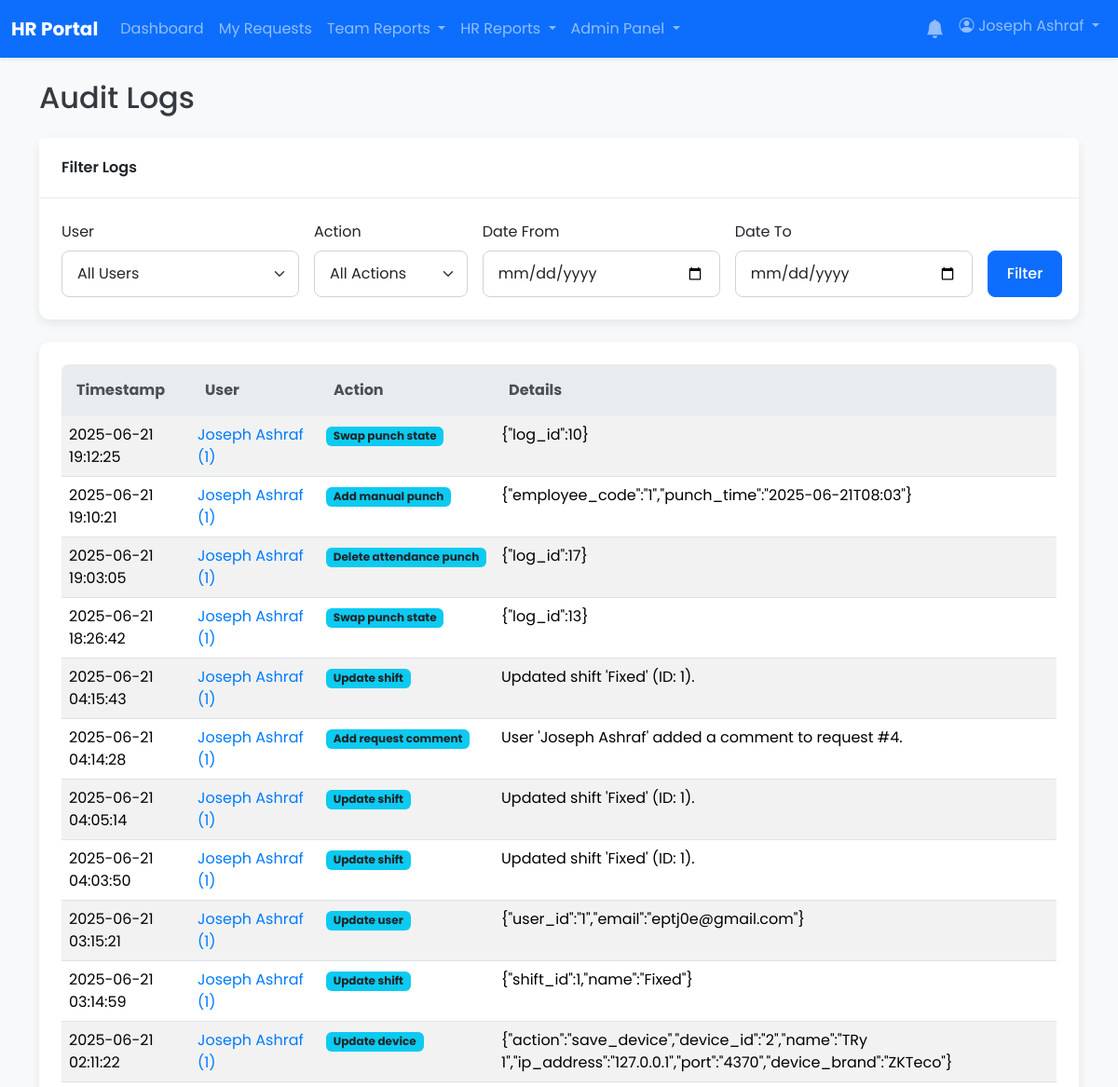
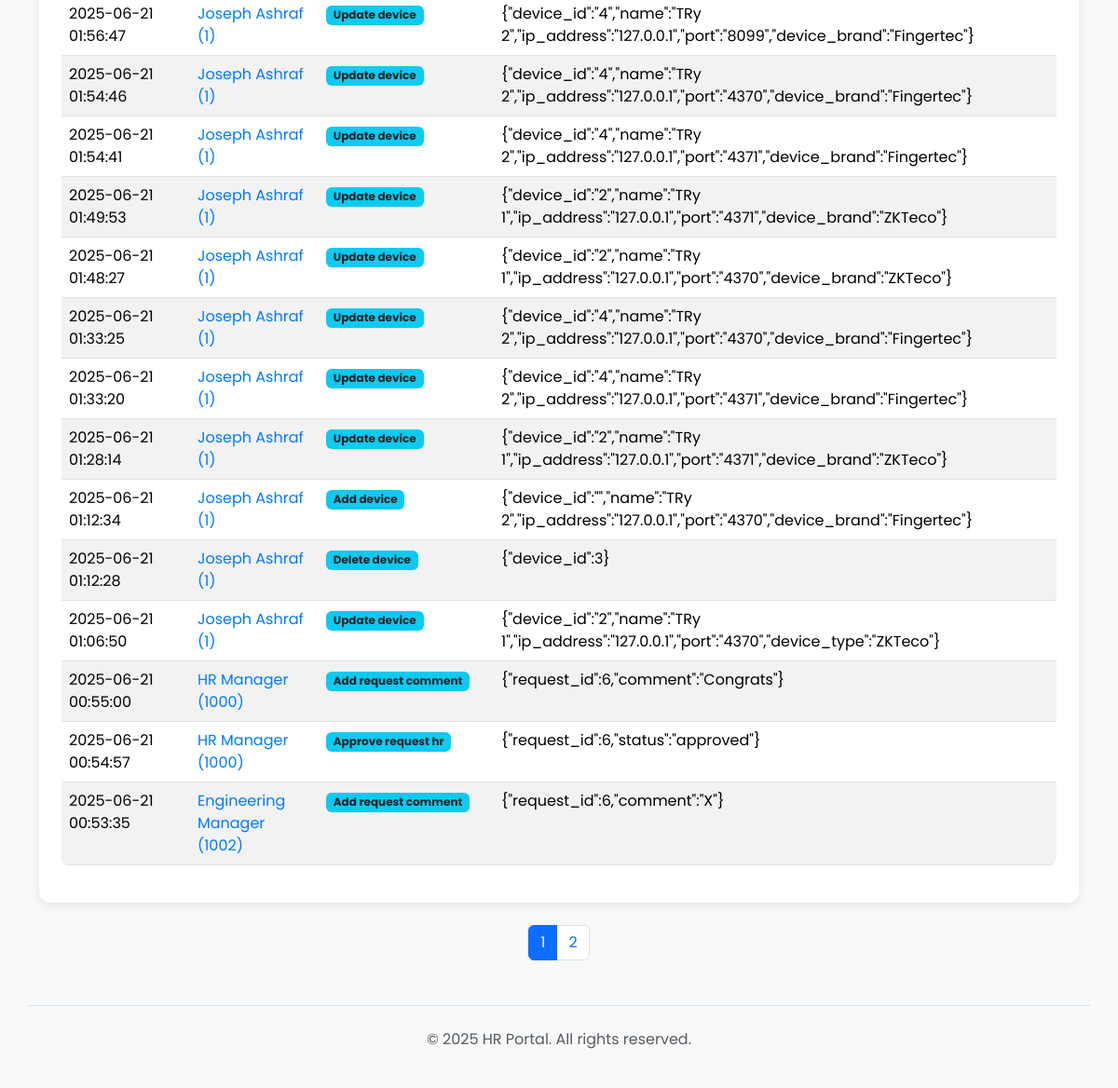
Page /admin/audit_logs.php (signed in) on the earlier database version (2 pictures, top to bottom).
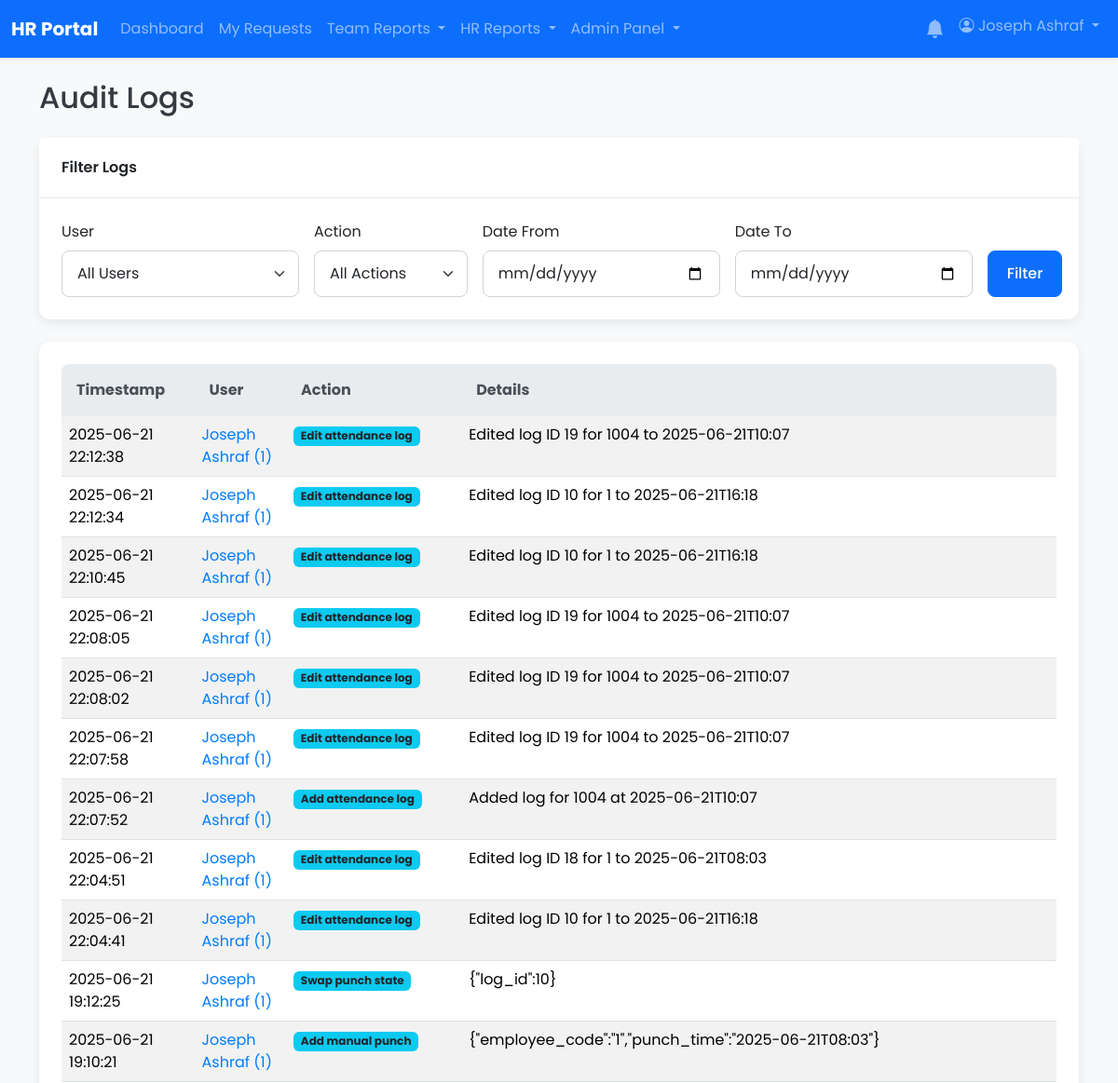
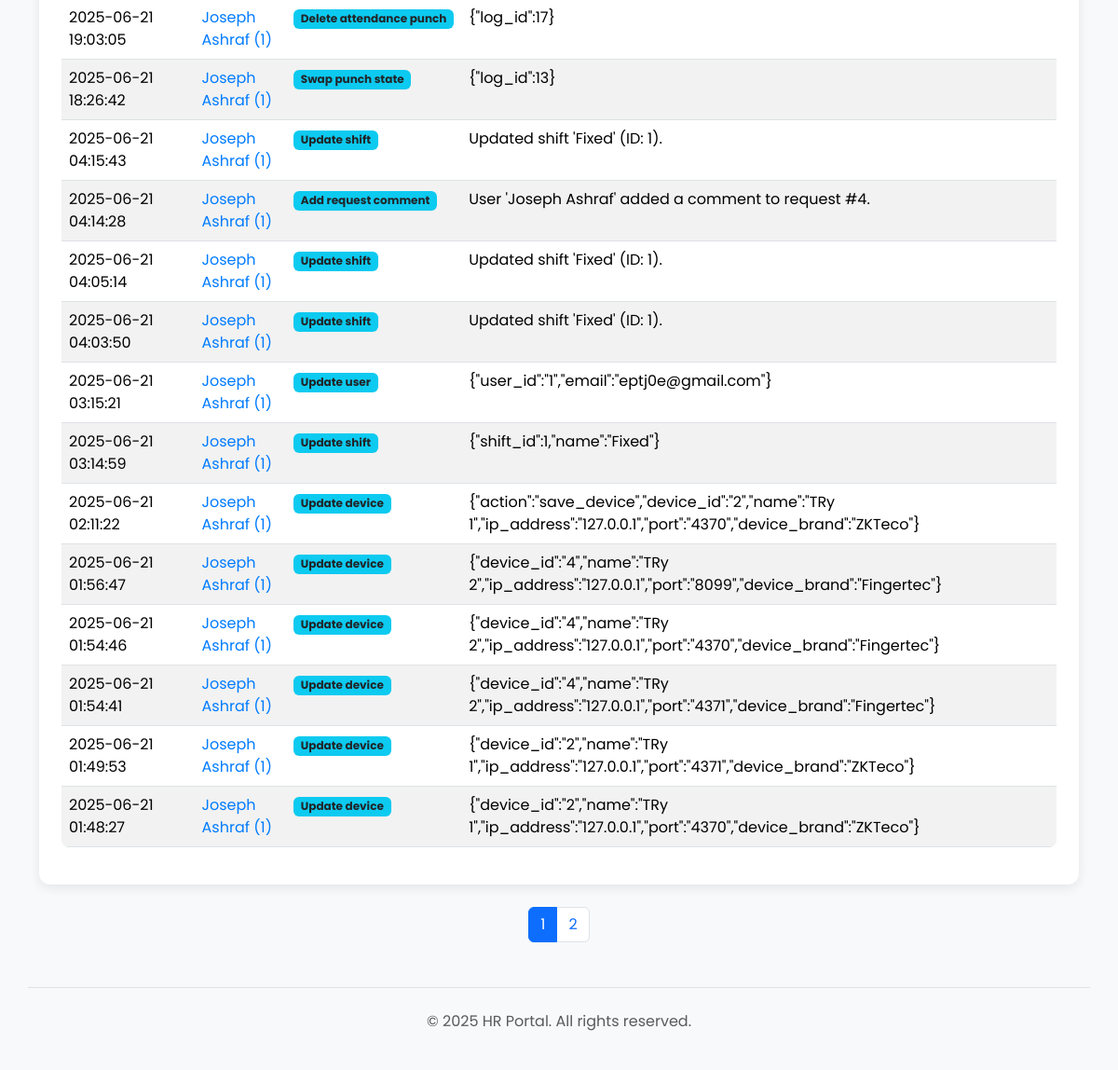
Same page on the later database version (2 pictures, top to bottom).
### tables this page shows
CREATE TABLE `audit_logs` (
  `id` int(11) NOT NULL,
  `user_id` int(11) DEFAULT NULL,
  `action` varchar(255) NOT NULL,
  `details` text DEFAULT NULL,
  `created_at` timestamp NOT NULL DEFAULT current_timestamp()
);

CREATE TABLE `users` (
  `id` int(11) NOT NULL,
  `employee_code` varchar(50) DEFAULT NULL,
  `full_name` varchar(255) NOT NULL,
  `email` varchar(255) NOT NULL,
  `password` varchar(255) NOT NULL,
  `role` enum('user','manager','hr','hr_manager','admin') NOT NULL DEFAULT 'user',
  `shift_id` int(11) DEFAULT NULL,
  `department_id` int(11) DEFAULT NULL,
  `direct_manager_id` int(11) DEFAULT NULL,
  `is_active` tinyint(1) NOT NULL DEFAULT 1,
  `must_change_password` tinyint(1) NOT NULL DEFAULT 0,
  `created_at` timestamp NOT NULL DEFAULT current_timestamp(),
  `updated_at` timestamp NOT NULL DEFAULT current_timestamp() ON UPDATE current_timestamp(),
  `manager_id` int(11) DEFAULT NULL
);

### app/core/helpers.php (called while the page is built, shortened)
<?php
function sanitize_input($data, $type = 'string') {
    $data = trim($data);
    $data = stripslashes($data);
    $data = htmlspecialchars($data, ENT_QUOTES, 'UTF-8');
    return $data;
}

### admin/audit_logs.php (the view, shortened to what the changed rows need)
<?php
require_once __DIR__ . '/../app/bootstrap.php';
$results_per_page = 25;
$page = isset($_GET['page']) ? (int)$_GET['page'] : 1;
$page = max(1, $page);
$offset = ($page - 1) * $results_per_page;
$filter_user = sanitize_input($_GET['user_id'] ?? '');
$filter_action = sanitize_input($_GET['action'] ?? '');
$filter_start_date = sanitize_input($_GET['start_date'] ?? '');
$filter_end_date = sanitize_input($_GET['end_date'] ?? '');
$where_clauses = [];
$params = [];
$where_sql = count($where_clauses) > 0 ? 'WHERE ' . implode(' AND ', $where_clauses) : '';
$total_stmt = $pdo->prepare("SELECT COUNT(*) FROM audit_logs al LEFT JOIN users u ON al.user_id = u.id {$where_sql}");
$total_stmt->execute($params);
$total_logs = $total_stmt->fetchColumn();
$total_pages = ceil($total_logs / $results_per_page);
$stmt_params = array_merge($params, [$results_per_page, $offset]);
$stmt = $pdo->prepare(
    "SELECT al.*, u.full_name, u.employee_code
     FROM audit_logs al
     LEFT JOIN users u ON al.user_id = u.id
     {$where_sql}
     ORDER BY al.created_at DESC
     LIMIT ? OFFSET ?"
);
$stmt->execute($stmt_params);
$logs = $stmt->fetchAll();
include __DIR__ . '/../app/templates/header.php';
?>
<h1 class="h2 mb-4">Audit Logs</h1>
<div class="card">
    <div class="card-body">
        <div class="table-responsive">
            <table class="table table-striped table-hover">
                <thead>
                    <tr>
                        <th>Timestamp</th>
                        <th>User</th>
                        <th>Action</th>
                        <th>Details</th>
                    </tr>
                </thead>
                <tbody>
                    <?php if (empty($logs)): ?>
                        <tr>
                            <td colspan="4" class="text-center">No audit logs found matching your criteria.</td>
                        </tr>
                    <?php else: ?>
                        <?php foreach ($logs as $log): ?>
                            <tr>
                                <td><?php echo htmlspecialchars($log['created_at']); ?></td>
                                <td>
                                    <?php if ($log['full_name']): ?>
                                        <a href="?user_id=<?php echo $log['user_id']; ?>">
                                            <?php echo htmlspecialchars($log['full_name']); ?>
                                            (<?php echo htmlspecialchars($log['employee_code'] ?? 'N/A'); ?>)
                                        </a>
                                    <?php else: ?>
                                        <span class="text-muted">Unknown (ID: <?php echo htmlspecialchars($log['user_id'] ?? 'N/A'); ?>)</span>
                                    <?php endif; ?>
                                </td>
                                <td>
                                    <span class="badge bg-info text-dark"><?php echo htmlspecialchars(ucfirst(str_replace('_', ' ', $log['action']))); ?></span>
                                </td>
                                <td><?php echo htmlspecialchars($log['details'] ?? ''); ?></td>
                            </tr>
                        <?php endforeach; ?>
                    <?php endif; ?>
                </tbody>
            </table>
        </div>
    </div>
</div>
<?php if ($total_pages > 1): ?>
<nav aria-label="Page navigation" class="mt-4">
    <ul class="pagination justify-content-center">
        <?php for ($i = 1; $i <= $total_pages; $i++): ?>
            <li class="page-item <?php if ($i == $page) echo 'active'; ?>">
                <a class="page-link" href="?page=<?php echo $i; ?>&user_id=<?php echo htmlspecialchars($filter_user); ?>&action=<?php echo htmlspecialchars($filter_action); ?>&start_date=<?php echo htmlspecialchars($filter_start_date); ?>&end_date=<?php echo htmlspecialchars($filter_end_date); ?>"><?php echo $i; ?></a>
            </li>
        <?php endfor; ?>
    </ul>
</nav>
<?php endif; ?>
<?php
include __DIR__ . '/../app/templates/footer.php';
?>

Differences in the rows shown:
no longer on this page (row unchanged): audit_logs: created_at "2025-06-21 01:33:25", user.full_name "Joseph Ashraf", user.employee_code "1", action "Update device", details "{\"device_id\":\"4\",\"name\":\"TRy 2\",\"ip_address\":\"127.0.0.1\",\"port\":\"4370\",\"device_brand\":\"Fingertec\"}"
no longer on this page (row unchanged): audit_logs: created_at "2025-06-21 01:33:20", user.full_name "Joseph Ashraf", user.employee_code "1", action "Update device", details "{\"device_id\":\"4\",\"name\":\"TRy 2\",\"ip_address\":\"127.0.0.1\",\"port\":\"4371\",\"device_brand\":\"Fingertec\"}"
no longer on this page (row unchanged): audit_logs: created_at "2025-06-21 01:28:14", user.full_name "Joseph Ashraf", user.employee_code "1", action "Update device", details "{\"device_id\":\"2\",\"name\":\"TRy 1\",\"ip_address\":\"127.0.0.1\",\"port\":\"4371\",\"device_brand\":\"ZKTeco\"}"
no longer on this page (row unchanged): audit_logs: created_at "2025-06-21 01:12:34", user.full_name "Joseph Ashraf", user.employee_code "1", action "Add device", details "{\"device_id\":\"\",\"name\":\"TRy 2\",\"ip_address\":\"127.0.0.1\",\"port\":\"4370\",\"device_brand\":\"Fingertec\"}"
no longer on this page (row unchanged): audit_logs: created_at "2025-06-21 01:12:28", user.full_name "Joseph Ashraf", user.employee_code "1", action "Delete device", details "{\"device_id\":3}"
no longer on this page (row unchanged): audit_logs: created_at "2025-06-21 01:06:50", user.full_name "Joseph Ashraf", user.employee_code "1", action "Update device", details "{\"device_id\":\"2\",\"name\":\"TRy 1\",\"ip_address\":\"127.0.0.1\",\"port\":\"4370\",\"device_type\":\"ZKTeco\"}"
no longer on this page (row unchanged): audit_logs: created_at "2025-06-21 00:55:00", user.full_name "HR Manager", user.employee_code "1000", action "Add request comment", details "{\"request_id\":6,\"comment\":\"Congrats\"}"
no longer on this page (row unchanged): audit_logs: created_at "2025-06-21 00:54:57", user.full_name "HR Manager", user.employee_code "1000", action "Approve request hr", details "{\"request_id\":6,\"status\":\"approved\"}"
no longer on this page (row unchanged): audit_logs: created_at "2025-06-21 00:53:35", user.full_name "Engineering Manager", user.employee_code "1002", action "Add request comment", details "{\"request_id\":6,\"comment\":\"X\"}"
added audit_logs: created_at "2025-06-21 22:12:38", user.full_name "Joseph Ashraf", user.employee_code "1", action "Edit attendance log", details "Edited log ID 19 for 1004 to 2025-06-21T10:07"
added audit_logs: created_at "2025-06-21 22:12:34", user.full_name "Joseph Ashraf", user.employee_code "1", action "Edit attendance log", details "Edited log ID 10 for 1 to 2025-06-21T16:18"
added audit_logs: created_at "2025-06-21 22:10:45", user.full_name "Joseph Ashraf", user.employee_code "1", action "Edit attendance log", details "Edited log ID 10 for 1 to 2025-06-21T16:18"
added audit_logs: created_at "2025-06-21 22:08:05", user.full_name "Joseph Ashraf", user.employee_code "1", action "Edit attendance log", details "Edited log ID 19 for 1004 to 2025-06-21T10:07"
added audit_logs: created_at "2025-06-21 22:08:02", user.full_name "Joseph Ashraf", user.employee_code "1", action "Edit attendance log", details "Edited log ID 19 for 1004 to 2025-06-21T10:07"
added audit_logs: created_at "2025-06-21 22:07:58", user.full_name "Joseph Ashraf", user.employee_code "1", action "Edit attendance log", details "Edited log ID 19 for 1004 to 2025-06-21T10:07"
added audit_logs: created_at "2025-06-21 22:07:52", user.full_name "Joseph Ashraf", user.employee_code "1", action "Add attendance log", details "Added log for 1004 at 2025-06-21T10:07"
added audit_logs: created_at "2025-06-21 22:04:51", user.full_name "Joseph Ashraf", user.employee_code "1", action "Edit attendance log", details "Edited log ID 18 for 1 to 2025-06-21T08:03"
added audit_logs: created_at "2025-06-21 22:04:41", user.full_name "Joseph Ashraf", user.employee_code "1", action "Edit attendance log", details "Edited log ID 10 for 1 to 2025-06-21T16:18"
